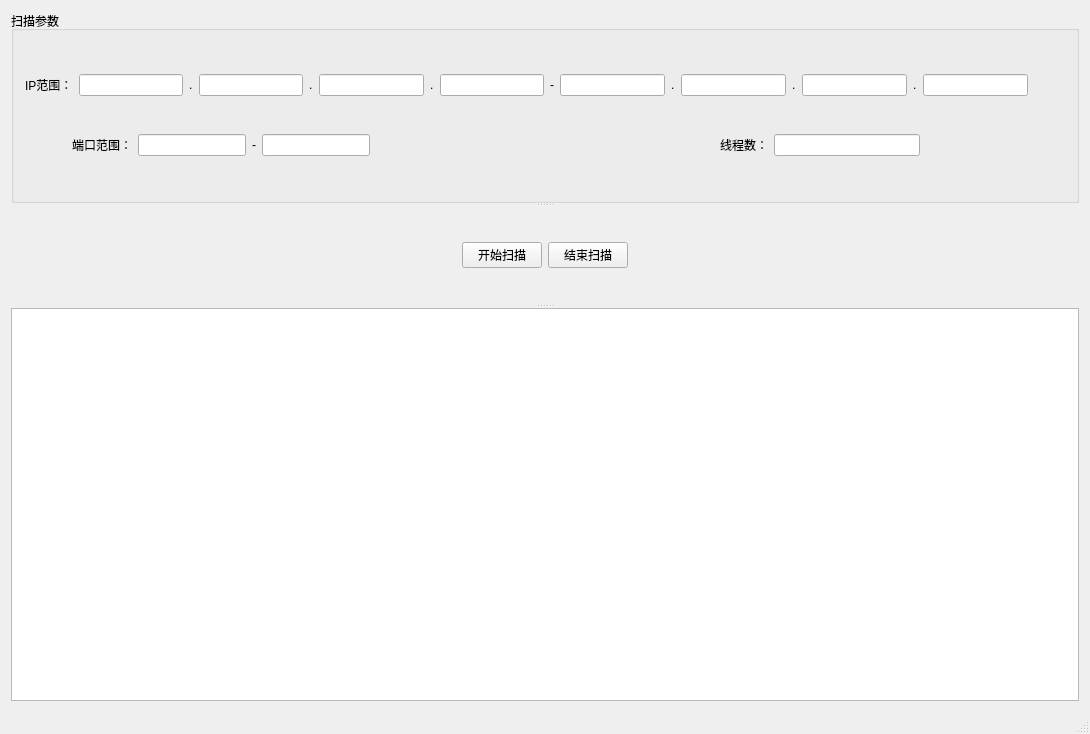
<?xml version="1.0" encoding="UTF-8"?>
<ui version="4.0">
 <class>ScannerClass</class>
 <widget class="QMainWindow" name="ScannerClass">
  <property name="geometry">
   <rect>
    <x>0</x>
    <y>0</y>
    <width>1090</width>
    <height>734</height>
   </rect>
  </property>
  <property name="windowTitle">
   <string>Scanner</string>
  </property>
  <widget class="QWidget" name="centralWidget">
   <layout class="QGridLayout" name="gridLayout_2">
    <item row="0" column="0">
     <widget class="QSplitter" name="splitter_2">
      <property name="orientation">
       <enum>Qt::Vertical</enum>
      </property>
      <widget class="QSplitter" name="splitter">
       <property name="orientation">
        <enum>Qt::Vertical</enum>
       </property>
       <widget class="QGroupBox" name="groupBox">
        <property name="title">
         <string>扫描参数</string>
        </property>
        <layout class="QGridLayout" name="gridLayout">
         <item row="0" column="0">
          <layout class="QHBoxLayout" name="horizontalLayout_6">
           <item>
            <widget class="QLabel" name="label_4">
             <property name="text">
              <string>IP范围：</string>
             </property>
            </widget>
           </item>
           <item>
            <layout class="QHBoxLayout" name="horizontalLayout_4">
             <item>
              <widget class="QLineEdit" name="startIP_1"/>
             </item>
             <item>
              <widget class="QLabel" name="label_5">
               <property name="text">
                <string>.</string>
               </property>
              </widget>
             </item>
             <item>
              <widget class="QLineEdit" name="startIP_2"/>
             </item>
             <item>
              <widget class="QLabel" name="label_6">
               <property name="text">
                <string>.</string>
               </property>
              </widget>
             </item>
             <item>
              <widget class="QLineEdit" name="startIP_3"/>
             </item>
             <item>
              <widget class="QLabel" name="label_7">
               <property name="text">
                <string>.</string>
               </property>
              </widget>
             </item>
             <item>
              <widget class="QLineEdit" name="startIP_4"/>
             </item>
            </layout>
           </item>
           <item>
            <widget class="QLabel" name="label_11">
             <property name="text">
              <string>-</string>
             </property>
            </widget>
           </item>
           <item>
            <layout class="QHBoxLayout" name="horizontalLayout_5">
             <item>
              <widget class="QLineEdit" name="endIP_1"/>
             </item>
             <item>
              <widget class="QLabel" name="label_8">
               <property name="text">
                <string>.</string>
               </property>
              </widget>
             </item>
             <item>
              <widget class="QLineEdit" name="endIP_2"/>
             </item>
             <item>
              <widget class="QLabel" name="label_9">
               <property name="text">
                <string>.</string>
               </property>
              </widget>
             </item>
             <item>
              <widget class="QLineEdit" name="endIP_3"/>
             </item>
             <item>
              <widget class="QLabel" name="label_10">
               <property name="text">
                <string>.</string>
               </property>
              </widget>
             </item>
             <item>
              <widget class="QLineEdit" name="endIP_4"/>
             </item>
             <item>
              <spacer name="horizontalSpacer_10">
               <property name="orientation">
                <enum>Qt::Horizontal</enum>
               </property>
               <property name="sizeHint" stdset="0">
                <size>
                 <width>40</width>
                 <height>20</height>
                </size>
               </property>
              </spacer>
             </item>
            </layout>
           </item>
          </layout>
         </item>
         <item row="1" column="0">
          <layout class="QHBoxLayout" name="horizontalLayout_3">
           <item>
            <layout class="QHBoxLayout" name="horizontalLayout">
             <item>
              <spacer name="horizontalSpacer_7">
               <property name="orientation">
                <enum>Qt::Horizontal</enum>
               </property>
               <property name="sizeHint" stdset="0">
                <size>
                 <width>40</width>
                 <height>20</height>
                </size>
               </property>
              </spacer>
             </item>
             <item>
              <widget class="QLabel" name="label">
               <property name="text">
                <string>端口范围：</string>
               </property>
              </widget>
             </item>
             <item>
              <widget class="QLineEdit" name="startPort">
               <property name="text">
                <string/>
               </property>
              </widget>
             </item>
             <item>
              <widget class="QLabel" name="label_2">
               <property name="text">
                <string>-</string>
               </property>
              </widget>
             </item>
             <item>
              <widget class="QLineEdit" name="endPort">
               <property name="text">
                <string/>
               </property>
              </widget>
             </item>
            </layout>
           </item>
           <item>
            <spacer name="horizontalSpacer_2">
             <property name="orientation">
              <enum>Qt::Horizontal</enum>
             </property>
             <property name="sizeType">
              <enum>QSizePolicy::MinimumExpanding</enum>
             </property>
             <property name="sizeHint" stdset="0">
              <size>
               <width>40</width>
               <height>20</height>
              </size>
             </property>
            </spacer>
           </item>
           <item>
            <layout class="QHBoxLayout" name="horizontalLayout_2">
             <item>
              <widget class="QLabel" name="label_3">
               <property name="text">
                <string>线程数：</string>
               </property>
              </widget>
             </item>
             <item>
              <widget class="QLineEdit" name="threadNum">
               <property name="text">
                <string/>
               </property>
              </widget>
             </item>
             <item>
              <spacer name="horizontalSpacer_8">
               <property name="orientation">
                <enum>Qt::Horizontal</enum>
               </property>
               <property name="sizeHint" stdset="0">
                <size>
                 <width>40</width>
                 <height>20</height>
                </size>
               </property>
              </spacer>
             </item>
            </layout>
           </item>
          </layout>
         </item>
        </layout>
       </widget>
       <widget class="QWidget" name="layoutWidget">
        <layout class="QHBoxLayout" name="horizontalLayout_7">
         <item>
          <spacer name="horizontalSpacer_3">
           <property name="orientation">
            <enum>Qt::Horizontal</enum>
           </property>
           <property name="sizeHint" stdset="0">
            <size>
             <width>40</width>
             <height>20</height>
            </size>
           </property>
          </spacer>
         </item>
         <item>
          <widget class="QPushButton" name="startScanningButton">
           <property name="text">
            <string>开始扫描</string>
           </property>
          </widget>
         </item>
         <item>
          <widget class="QPushButton" name="finishScanningButton">
           <property name="text">
            <string>结束扫描</string>
           </property>
          </widget>
         </item>
         <item>
          <spacer name="horizontalSpacer_4">
           <property name="orientation">
            <enum>Qt::Horizontal</enum>
           </property>
           <property name="sizeHint" stdset="0">
            <size>
             <width>40</width>
             <height>20</height>
            </size>
           </property>
          </spacer>
         </item>
        </layout>
       </widget>
      </widget>
      <widget class="QTextBrowser" name="textBrowser"/>
     </widget>
    </item>
   </layout>
  </widget>
  <widget class="QStatusBar" name="statusBar"/>
 </widget>
 <layoutdefault spacing="6" margin="11"/>
 <tabstops>
  <tabstop>startIP_1</tabstop>
  <tabstop>startIP_2</tabstop>
  <tabstop>startIP_3</tabstop>
  <tabstop>startIP_4</tabstop>
  <tabstop>endIP_1</tabstop>
  <tabstop>endIP_2</tabstop>
  <tabstop>endIP_3</tabstop>
  <tabstop>endIP_4</tabstop>
  <tabstop>startPort</tabstop>
  <tabstop>endPort</tabstop>
  <tabstop>threadNum</tabstop>
  <tabstop>startScanningButton</tabstop>
  <tabstop>finishScanningButton</tabstop>
  <tabstop>textBrowser</tabstop>
 </tabstops>
 <resources>
  <include location="Scanner.qrc"/>
 </resources>
 <connections>
  <connection>
   <sender>startScanningButton</sender>
   <signal>clicked()</signal>
   <receiver>ScannerClass</receiver>
   <slot>startScanning()</slot>
   <hints>
    <hint type="sourcelabel">
     <x>541</x>
     <y>270</y>
    </hint>
    <hint type="destinationlabel">
     <x>123</x>
     <y>7</y>
    </hint>
   </hints>
  </connection>
  <connection>
   <sender>finishScanningButton</sender>
   <signal>clicked()</signal>
   <receiver>ScannerClass</receiver>
   <slot>abort()</slot>
   <hints>
    <hint type="sourcelabel">
     <x>626</x>
     <y>260</y>
    </hint>
    <hint type="destinationlabel">
     <x>799</x>
     <y>-13</y>
    </hint>
   </hints>
  </connection>
 </connections>
 <slots>
  <slot>startScanning()</slot>
  <slot>finishScanning()</slot>
  <slot>abort()</slot>
 </slots>
</ui>
